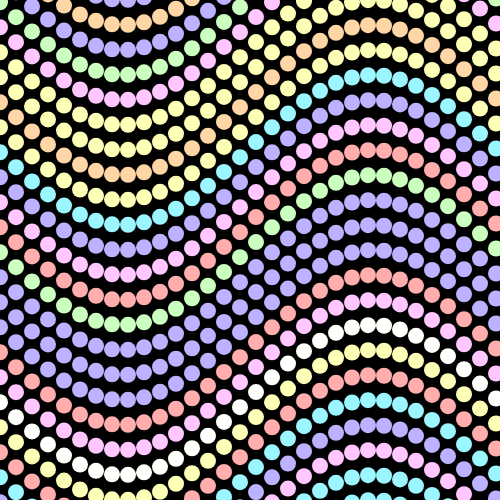
Frame 1 (no input)
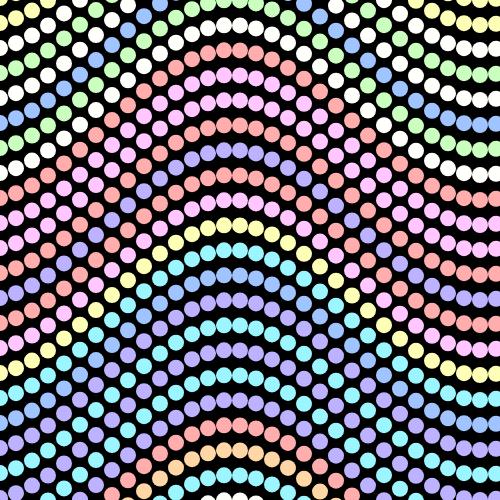
Frame 60 (no input)
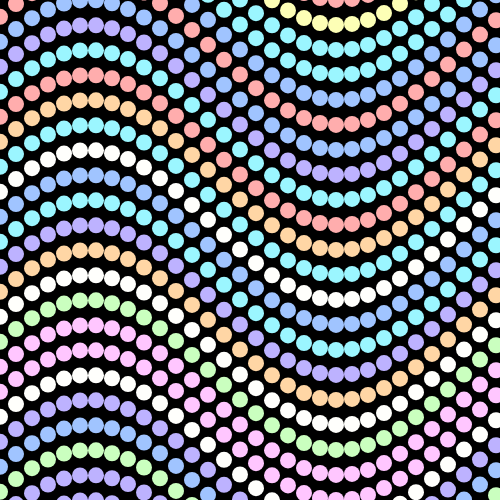
Frame 120 (the mouse pressed at the canvas centre since frame 60)

The p5.js sketch that drew these frames (run headless with seeded random() and noise() and a simulated clock; from frame 60 on, the mouse is pressed at the canvas centre):

// p5.js sketch
// ── sketch.js
// Day 9 of my generative art challenge
// Based on https://p5js.org/examples/math-sine-wave.html
const XSPACING = 16;
const AMPLITUDE = 75;
const PERIOD = 500;
const CANVAS_SIZE = 500;
let w;
let theta = 0.0;
let dx;
let yvalues;
const colors = ['ffadad',
  'ffd6a5',
  'fdffb6',
  'caffbf',
  '9bf6ff',
  'a0c4ff',
  'bdb2ff',
  'ffc6ff',
  'fffffc'];


function setup() {
  createCanvas(CANVAS_SIZE, CANVAS_SIZE);
  w = width + XSPACING;
  dx = (TWO_PI / PERIOD) * XSPACING;
  yvalues = new Array(floor(w / XSPACING));
}

function draw() {
  background(0);
  calcWave();
  for (let i = -AMPLITUDE; i <= CANVAS_SIZE + AMPLITUDE; i += 25) {
    renderWave(i);
  }
}

function calcWave() {
  theta += 0.03;

  let x = theta;
  for (let i = 0; i < yvalues.length; i++) {
    yvalues[i] = sin(x) * AMPLITUDE;
    x += dx;
  }
}

function renderWave(yPosition) {
  noStroke();
  fill('#' + random(colors));
  for (let x = 0; x < yvalues.length; x++) {
    ellipse(x * XSPACING, yPosition + yvalues[x], 16, 16);
  }
}
